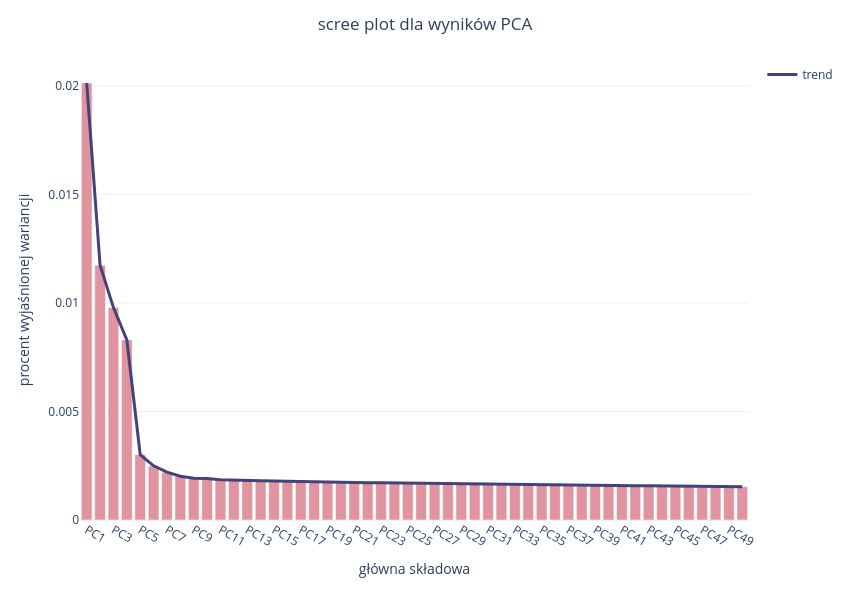

The cell this chart's notebook holds for it:
### Markdown cell above
- scree plot (~50 PC zawiera sygnał biologiczny)

### Code cell
pbmc_scree = pd.DataFrame({
    "PC": [f"PC{i+1}" for i in range(len(pcaX_var_cumul))],
    "VAR": pcaX_var_cumul
})

fig = px.bar(
    pbmc_scree,
    x="PC",
    y="VAR",
    labels={"VAR": "procent wyjaśnionej wariancji",
            "PC": "główna składowa"}
)

fig.add_scatter(
    x=pbmc_scree["PC"],
    y=pbmc_scree["VAR"],
    mode="lines",
    line=dict(color="#434279", width=3),
    marker=dict(size=6),
    name="trend"
)

fig.update_traces(marker_color="#e094a0")
fig.update_layout(width=850, height=600)
fig.update_layout(title_text="scree plot dla wyników PCA", title_x=0.5)
fig.show()

### Figure 1 — Plotly figure (JSON) as saved in the notebook; plotly's stock layout.template omitted (floating-point values rounded to 4 significant figures)
{"data": [{"hovertemplate": "główna składowa=%{x}<br>procent wyjaśnionej wariancji=%{y}<extra></extra>", "legendgroup": "", "marker": {"color": "#e094a0", "pattern": {"shape": ""}}, "name": "", "orientation": "v", "showlegend": false, "textposition": "auto", "type": "bar", "x": ["PC1", "PC2", "PC3", "PC4", "PC5", "PC6", "PC7", "PC8", "PC9", "PC10", "PC11", "PC12", "PC13", "PC14", "PC15", "PC16", "PC17", "PC18", "PC19", "PC20", "PC21", "PC22", "PC23", "PC24", "PC25", "PC26", "PC27", "PC28", "PC29", "PC30", "PC31", "PC32", "PC33", "PC34", "PC35", "PC36", "PC37", "PC38", "PC39", "PC40", "PC41", "PC42", "PC43", "PC44", "PC45", "PC46", "PC47", "PC48", "PC49", "PC50"], "xaxis": "x", "y": [0.02013, 0.01173, 0.009783, 0.008296, 0.00301, 0.002497, 0.002203, 0.002017, 0.001924, 0.001907, 0.001853, 0.001829, 0.00182, 0.001807, 0.001794, 0.001779, 0.00177, 0.001753, 0.001742, 0.001736, 0.00173, 0.001713, 0.001711, 0.001706, 0.001694, 0.001689, 0.001685, 0.001677, 0.001671, 0.001663, 0.001651, 0.00164, 0.001636, 0.001629, 0.001627, 0.001619, 0.001616, 0.001606, 0.001599, 0.001595, 0.001591, 0.001581, 0.001573, 0.001568, 0.001565, 0.001552, 0.001549, 0.001548, 0.001542, 0.001534], "yaxis": "y"}, {"line": {"color": "#434279", "width": 3}, "marker": {"color": "#e094a0", "size": 6}, "mode": "lines", "name": "trend", "type": "scatter", "x": ["PC1", "PC2", "PC3", "PC4", "PC5", "PC6", "PC7", "PC8", "PC9", "PC10", "PC11", "PC12", "PC13", "PC14", "PC15", "PC16", "PC17", "PC18", "PC19", "PC20", "PC21", "PC22", "PC23", "PC24", "PC25", "PC26", "PC27", "PC28", "PC29", "PC30", "PC31", "PC32", "PC33", "PC34", "PC35", "PC36", "PC37", "PC38", "PC39", "PC40", "PC41", "PC42", "PC43", "PC44", "PC45", "PC46", "PC47", "PC48", "PC49", "PC50"], "y": [0.02013, 0.01173, 0.009783, 0.008296, 0.00301, 0.002497, 0.002203, 0.002017, 0.001924, 0.001907, 0.001853, 0.001829, 0.00182, 0.001807, 0.001794, 0.001779, 0.00177, 0.001753, 0.001742, 0.001736, 0.00173, 0.001713, 0.001711, 0.001706, 0.001694, 0.001689, 0.001685, 0.001677, 0.001671, 0.001663, 0.001651, 0.00164, 0.001636, 0.001629, 0.001627, 0.001619, 0.001616, 0.001606, 0.001599, 0.001595, 0.001591, 0.001581, 0.001573, 0.001568, 0.001565, 0.001552, 0.001549, 0.001548, 0.001542, 0.001534]}], "layout": {"barmode": "relative", "height": 600, "legend": {"tracegroupgap": 0}, "margin": {"t": 60}, "title": {"text": "scree plot dla wyników PCA", "x": 0.5}, "width": 850, "xaxis": {"anchor": "y", "domain": [0, 1], "title": {"text": "główna składowa"}}, "yaxis": {"anchor": "x", "domain": [0, 1], "title": {"text": "procent wyjaśnionej wariancji"}}}}
